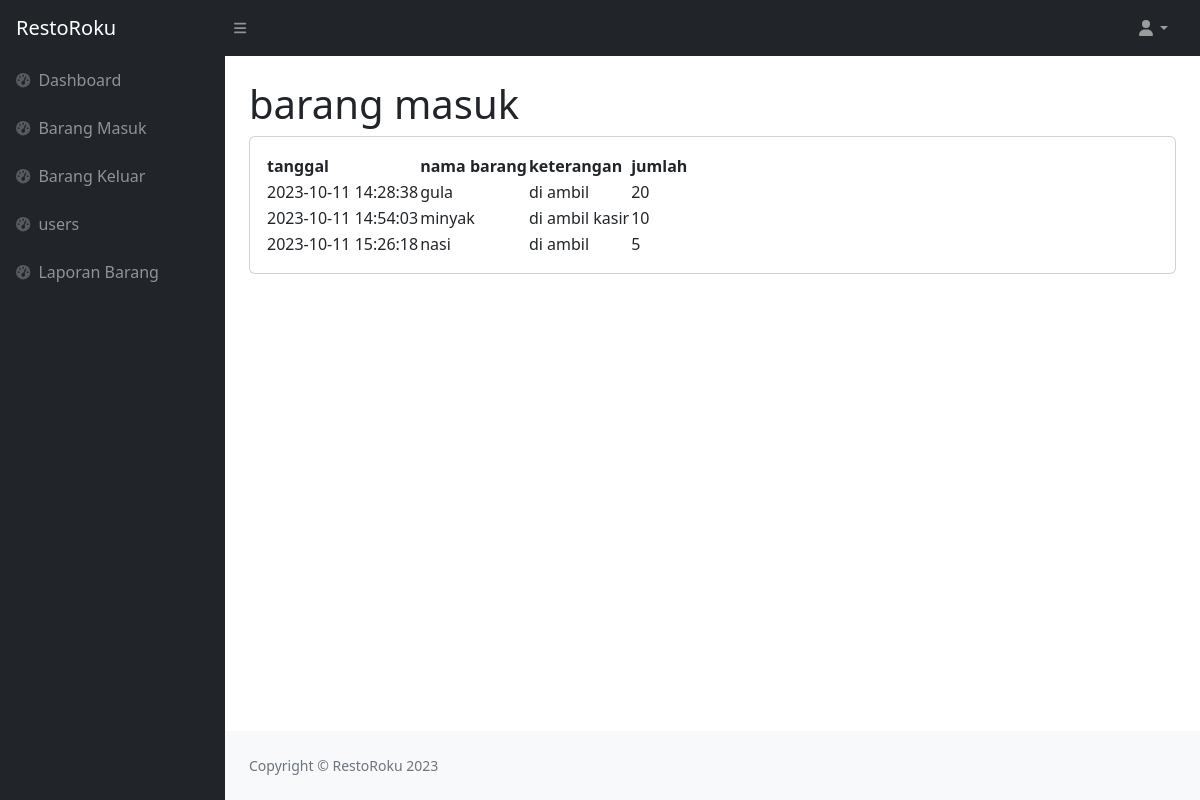
/admin/laporan.php (signed in), run on the app's committed database.
### tables this page shows
CREATE TABLE `masuk` (
  `idmasuk` int(11) NOT NULL,
  `idbarang` int(11) NOT NULL,
  `tanggal` timestamp NOT NULL DEFAULT current_timestamp(),
  `keterangan` varchar(50) NOT NULL,
  `qty` int(11) NOT NULL
);

CREATE TABLE `stock` (
  `idbarang` int(11) NOT NULL,
  `namabarang` varchar(50) NOT NULL,
  `satuan` varchar(20) NOT NULL,
  `stock` int(11) NOT NULL
);

### admin/laporan.php (the view, shortened to what this page needs)
<?php
    require '../function.php';
?>
<!DOCTYPE html>
<html lang="en">
    <head>
        <link href="https://cdn.jsdelivr.net/npm/simple-datatables@7.1.2/dist/style.min.css" rel="stylesheet" />
        <link href="../css/styles.css" rel="stylesheet" />
    </head>
    <body class="sb-nav-fixed">
        <nav class="sb-topnav navbar navbar-expand navbar-dark bg-dark">
            <a class="navbar-brand ps-3" href="index.php">RestoRoku</a>
            <button class="btn btn-link btn-sm order-1 order-lg-0 me-4 me-lg-0" id="sidebarToggle" href="#!"><i class="fas fa-bars"></i></button>
            <ul class="navbar-nav ms-auto ms-md-0 me-3 me-lg-4">
                <li class="nav-item dropdown">
                    <a class="nav-link dropdown-toggle" id="navbarDropdown" href="#" role="button" data-bs-toggle="dropdown" aria-expanded="false"><i class="fas fa-user fa-fw"></i></a>
                </li>
            </ul>
        </nav>
        <div id="layoutSidenav">
            <div id="layoutSidenav_nav">
                <nav class="sb-sidenav accordion sb-sidenav-dark" id="sidenavAccordion">
                    <div class="sb-sidenav-menu">
                        <div class="nav">
                            <a class="nav-link" href="index.php">
                                <div class="sb-nav-link-icon"><i class="fas fa-tachometer-alt"></i></div>
                                Dashboard
                            </a>
                            <a class="nav-link" href="masuk.php">
                                <div class="sb-nav-link-icon"><i class="fas fa-tachometer-alt"></i></div>
                                Barang Masuk
                            </a>
                            <a class="nav-link" href="keluar.php">
                                <div class="sb-nav-link-icon"><i class="fas fa-tachometer-alt"></i></div>
                                Barang Keluar
                            </a>
                            <a class="nav-link" href="users.php">
                                <div class="sb-nav-link-icon"><i class="fas fa-tachometer-alt"></i></div>
                                users
                            </a>
                            <a class="nav-link" href="laporan.php">
                                <div class="sb-nav-link-icon"><i class="fas fa-tachometer-alt"></i></div>
                                Laporan Barang
                            </a>
                        </div>
                    </div>
                </nav>
            </div>
            <div id="layoutSidenav_content">
                <main>
                    <div class="container-fluid px-4">
                        <h1 class="mt-4">barang masuk</h1>
                        <div class="card mb-4">
                            <div class="card-body">
                                <table id="datatablesSimple">
                                    <thead>
                                        <tr>
                                            <th>tanggal</th>
                                            <th>nama barang</th>
                                            <th>keterangan</th>
                                            <th>jumlah</th>
                                        </tr>
                                    </thead>
                                    <tbody>
                                        <?php
                                        $ambilsemuadatastock = mysqli_query($conn, "SELECT * FROM masuk m, stock s WHERE s.idbarang = m.idbarang");
                                        while ($data=mysqli_fetch_array($ambilsemuadatastock)){
                                            $tanggal = $data['tanggal'];
                                            $namabarang = $data['namabarang'];
                                            $qty = $data['qty'];
                                            $keterangan = $data['keterangan'];
                                        ?>
                                        <tr>
                                            <td><?=$tanggal;?></td>
                                            <td><?=$namabarang;?></td>
                                            <td><?=$keterangan?></td>
                                            <td><?=$qty;?></td>
                                        </tr>
                                        <?php
                                        };
                                        ?>
                                    </tbody>
                                </table>
                            </div>
                        </div>
                    </div>
                </main>
                <footer class="py-4 bg-light mt-auto">
                    <div class="container-fluid px-4">
                        <div class="d-flex align-items-center small">
                            <div class="text-muted">Copyright &copy; RestoRoku 2023</div>
                        </div>
                    </div>
                </footer>
            </div>
        </div>
    </body>
</html>

### data on the page
masuk: tanggal "2023-10-11 14:28:38", idbarang.namabarang "gula", keterangan "di ambil", qty "20"
masuk: tanggal "2023-10-11 14:54:03", idbarang.namabarang "minyak", keterangan "di ambil kasir", qty "10"
masuk: tanggal "2023-10-11 15:26:18", idbarang.namabarang "nasi", keterangan "di ambil", qty "5"
